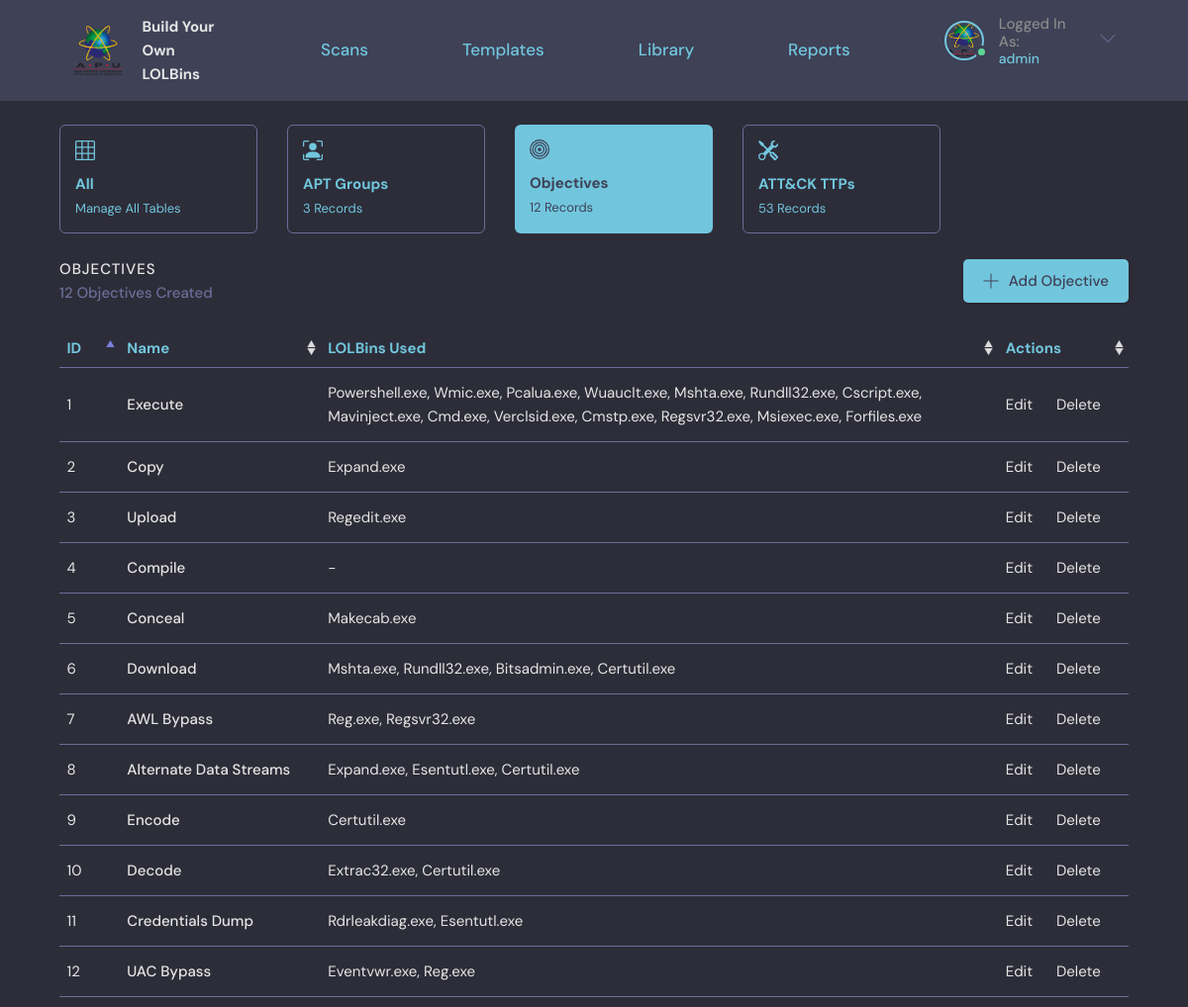
The page /objective/ (signed in) on the database as committed earlier.
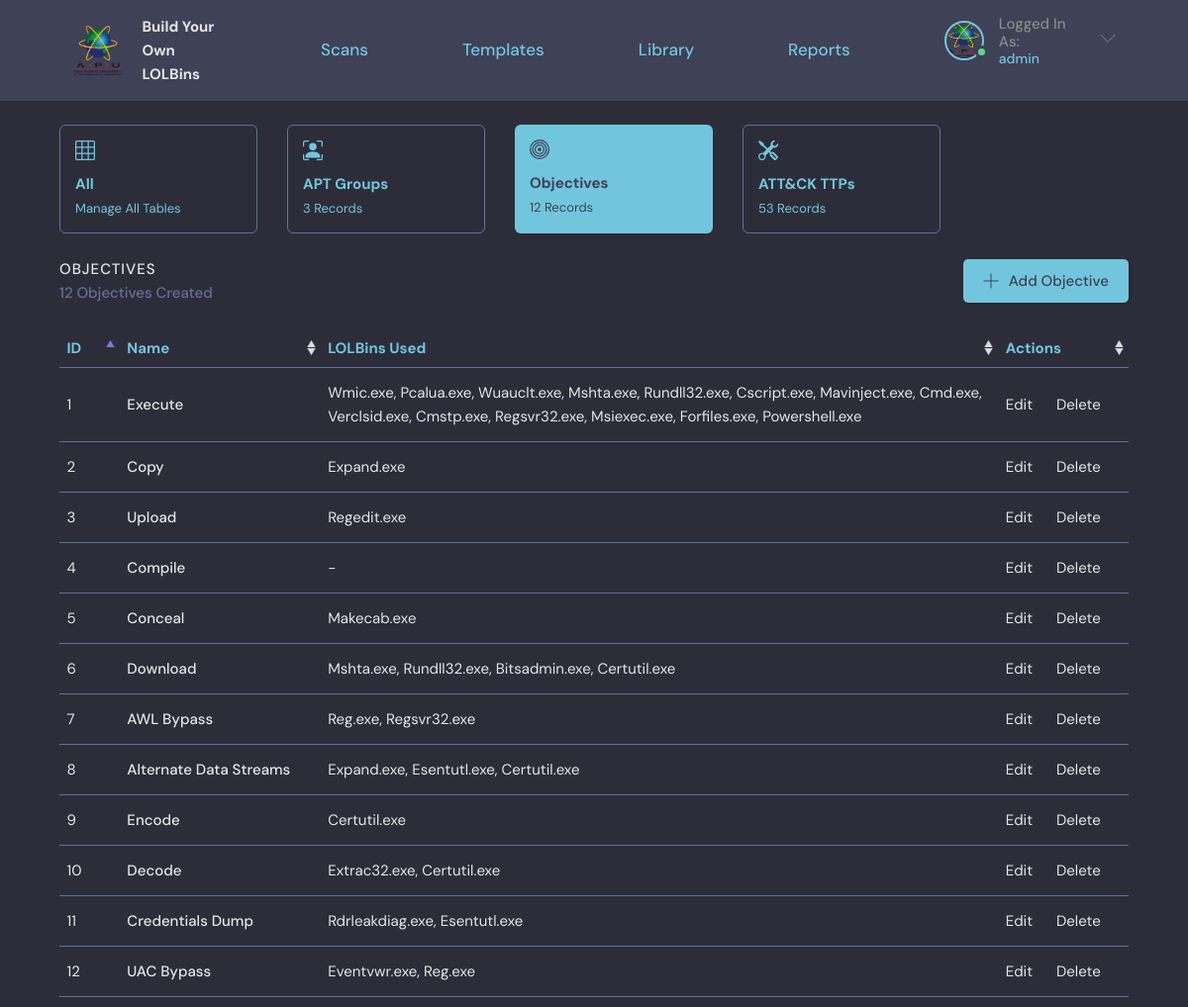
The same page on the database as committed later.
### base/models.py (models this page shows, shortened)
class Objective(models.Model):
    name = models.CharField(max_length=200)
    class Meta:
        verbose_name = 'Objective'

class Technique(models.Model):
    user = models.ForeignKey(User, on_delete=SET_NULL, null=True, verbose_name = u'Owner')
    name = models.CharField(max_length=200, default="New Binary")
    description = models.TextField(null=True, blank=True)
    updated = models.DateTimeField(auto_now=True)
    created = models.DateTimeField(auto_now_add=True)
    Objective = models.ManyToManyField(Objective, verbose_name = u'Objectives')
    APT = models.ManyToManyField(APT, blank=True, verbose_name = u'APT Groups')
    class Meta:
        verbose_name = 'LOLBin'

### base/views.py (the view)
# urls.py: path('objective/', views.objective, name="objective"),
@login_required(login_url='login')
def objective(request):
    apts = APT.objects.all()
    apt_count = apts.count()
    objectives = Objective.objects.all()
    objective_count = objectives.count()
    attackTactics = AttackTactic.objects.all()
    attackTechniques = AttackTechnique.objects.all()
    attackSubTechniques = AttackSubTechnique.objects.exclude(attackid=".000")
    ttp_count = attackTactics.count() + attackTechniques.count() + attackSubTechniques.count()
    if request.user.is_superuser != 1:
        return redirect('forbidden')
    context = {'objectives': objectives, 'apt_count': apt_count, 'objective_count': objective_count, 'ttp_count': ttp_count}
    return render(request, 'base/objective.html', context)

### base/templates/base/objective.html (shortened to what this page needs)
{% extends 'main.html' %}
{% block content %}
{% load static %}
<main class="layout layout--2">
  <div class="container-column">
    <div class="roomList__cards">
        <a href="{% url 'manage' %}">
            <div class="admin-card">
                <div class="admin-card-contents">
                    <h4>All</h4>
                    <span>Manage All Tables</span>
                </div>
            </div>
        </a>
        <a href="{% url 'apt' %}">
            <div class="admin-card">
                <div class="admin-card-contents">
                    <h4>APT Groups</h4>
                    <span>{{apt_count}} Records</span>
                </div>
            </div>
        </a>
        <a href="{% url 'objective' %}">
            <div class="admin-card-selected">
                <div class="admin-card-contents">
                    <h4>Objectives</h4>
                    <span>{{objective_count}} Records</span>
                </div>
            </div>
        </a>
        <a href="{% url 'attackTactic' %}">
            <div class="admin-card">
                <div class="admin-card-contents">
                    <h4>ATT&CK TTPs</h4>
                    <span>{{ttp_count}} Records</span>
                </div>
            </div>
        </a>
    </div>
    <div class="roomList__header">
        <div>
            <h2>Objectives</h2>
            <p>{{objective_count}} Objectives Created</p>
        </div>
        <a class="btn btn--main" href="{% url 'new-objective' %}">
            <svg version="1.1" xmlns="http://www.w3.org/2000/svg" width="32" height="32" viewBox="0 0 32 32">
            <title>add</title>
            <path
                d="M16.943 0.943h-1.885v14.115h-14.115v1.885h14.115v14.115h1.885v-14.115h14.115v-1.885h-14.115v-14.115z"
            ></path>
            </svg>
            Add Objective
        </a>
    </div>
    <table id="objective-table" class="table">
        <thead>
            <tr>
                <th scope="col">ID</th>
                <th scope="col">Name</th>
                <th scope="col">LOLBins Used</th>
                <th scope="col">Actions</th>
            </tr>
        </thead>
        <tbody>
            {% if objective_count != 0 %}
                {% for objective in objectives %}
                    <tr>
                        <td style="width: 6rem;">{{forloop.counter}}</td>
                        <td style="width: 20rem;font-weight: 500">{{objective.name}}</td>
                        <td>
                            {% if objective.technique_set.all.count != 0 %}
                                {% with obj="" %}
                                    {% for technique in objective.technique_set.all %}
                                        {% if forloop.last %}
                                            {{ obj|add:technique.name}}.exe
                                        {% else %}
                                            {{ obj|add:technique.name}}.exe,
                                        {% endif %}
                                    {% endfor %}
                                {% endwith %}
                            {% else %}
                            -
                            {% endif %}
                        </td>
                        <td style="width: 13rem;">
                            <a href="{% url 'update-objective' objective.id %}" style="padding-right: 2rem">Edit</a>
                            <a href="{% url 'delete-objective' objective.id %}">Delete</a>
                        </td>
                    </tr>
                {% endfor %}
            {% endif %}
        </tbody>
    </table>
  </div>
</main>
{% endblock content %}

Rows that differ between the two databases and show on the page:
changed Technique "Forfiles": text ".exe" → ".exe,"
changed Technique "Powershell": text ".exe," → ".exe"; moves down the list
